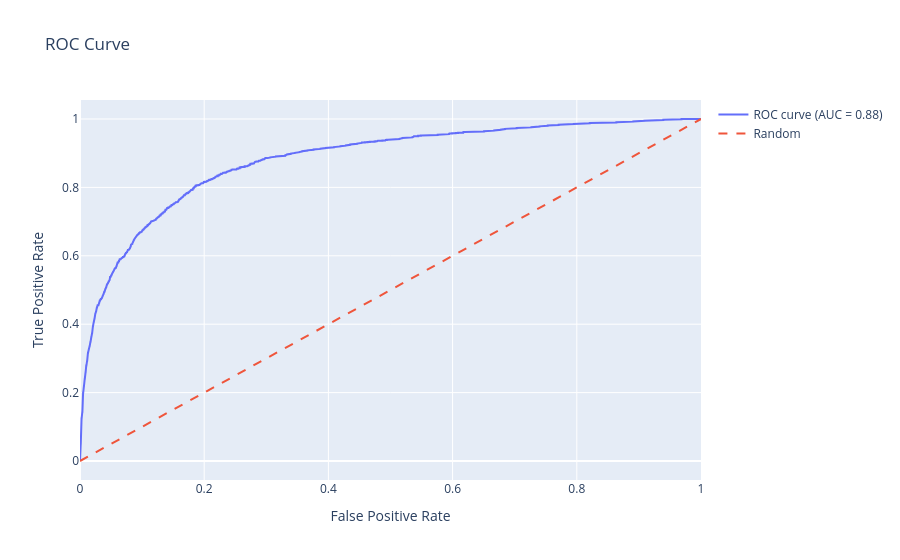

Here is the notebook cell this chart was saved with:
### Code cell
lr_visualizer.plot_roc_curve()

### Figure 1 — Plotly figure (JSON) as saved in the notebook; plotly's stock layout.template omitted (floating-point values rounded to 4 significant figures; data arrays with more than 128 entries replaced by an {"elided": "..."} marker saying what was removed)
{"data": [{"mode": "lines", "name": "ROC curve (AUC = 0.88)", "x": {"elided": "1868 float values"}, "y": {"elided": "1868 float values"}, "type": "scatter"}, {"line": {"dash": "dash"}, "mode": "lines", "name": "Random", "x": [0, 1], "y": [0, 1], "type": "scatter"}], "layout": {"title": {"text": "ROC Curve"}, "xaxis": {"title": {"text": "False Positive Rate"}}, "yaxis": {"title": {"text": "True Positive Rate"}}, "showlegend": true}}
